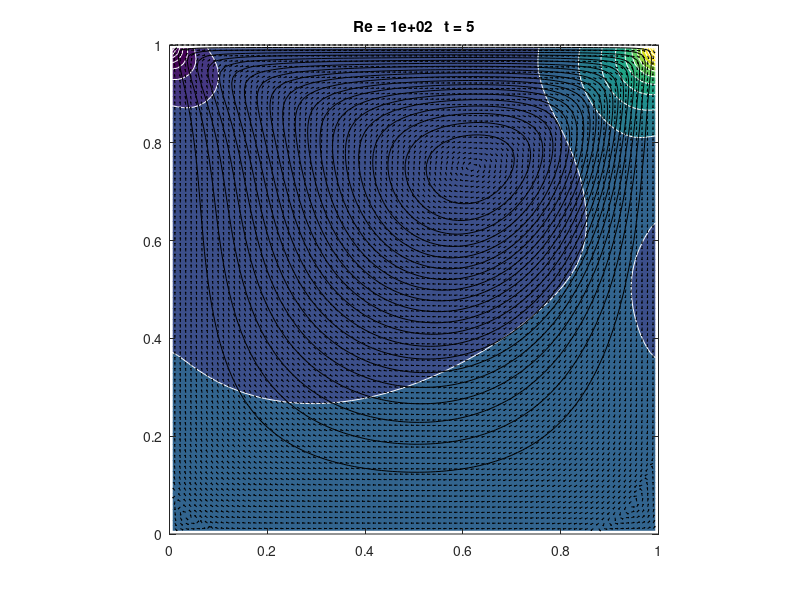

Here is the MATLAB script that generated this plot:
function mit18086_navierstokes
%MIT18086_NAVIERSTOKES
%    Solves the incompressible Navier-Stokes equations in a
%    rectangular domain with prescribed velocities along the
%    boundary. The solution method is finite differencing on
%    a staggered grid with implicit diffusion and a Chorin
%    projection method for the pressure.
%    Visualization is done by a colormap-isoline plot for
%    pressure and normalized quiver and streamline plot for
%    the velocity field.
%    The standard setup solves a lid driven cavity problem.

% 07/2007 by Benjamin Seibold
%            http://www-math.mit.edu/~seibold/
% Feel free to modify for teaching and learning.
%-----------------------------------------------------------------------
Re = 1e2;     % Reynolds number
dt = 1e-2;    % time step
tf = 5e0;    % final time
lx = 1;       % width of box
ly = 1;       % height of box
nx = 90;      % number of x-gridpoints
ny = 90;      % number of y-gridpoints
obstacle='circle';  % 'circle'
xObs = 0.5; yObs = 0.5;   %Obstacle position
nsteps = 5;  % number of steps with graphic output
%-----------------------------------------------------------------------
nt = ceil(tf/dt); dt = tf/nt;
x = linspace(0,lx,nx+1); hx = lx/nx;
y = linspace(0,ly,ny+1); hy = ly/ny;
[X,Y] = meshgrid(y,x);
%-----------------------------------------------------------------------
% initial conditions
U = zeros(nx-1,ny); V = zeros(nx,ny-1);
% boundary conditions
uN = x*0+1;    vN = avg(x)*0;
uS = x*0;      vS = avg(x)*0;
uW = avg(y)*0; vW = y*0;
uE = avg(y)*0; vE = y*0;
%-----------------------------------------------------------------------

Ubc = dt/Re*([2*uS(2:end-1)' zeros(nx-1,ny-2) 2*uN(2:end-1)']/hx^2+...
      [uW;zeros(nx-3,ny);uE]/hy^2);
Vbc = dt/Re*([vS' zeros(nx,ny-3) vN']/hx^2+...
      [2*vW(2:end-1);zeros(nx-2,ny-1);2*vE(2:end-1)]/hy^2);

fprintf('initialization')
Lp = kron(speye(ny),K1(nx,hx,1))+kron(K1(ny,hy,1),speye(nx));
Lp(1,1) = 3/2*Lp(1,1);
perp = symamd(Lp); Rp = chol(Lp(perp,perp)); Rpt = Rp';
Lu = speye((nx-1)*ny)+dt/Re*(kron(speye(ny),K1(nx-1,hx,2))+...
     kron(K1(ny,hy,3),speye(nx-1)));
peru = symamd(Lu); Ru = chol(Lu(peru,peru)); Rut = Ru';
Lv = speye(nx*(ny-1))+dt/Re*(kron(speye(ny-1),K1(nx,hx,3))+...
     kron(K1(ny-1,hy,2),speye(nx)));
perv = symamd(Lv); Rv = chol(Lv(perv,perv)); Rvt = Rv';
Lq = kron(speye(ny-1),K1(nx-1,hx,2))+kron(K1(ny-1,hy,2),speye(nx-1));
perq = symamd(Lq); Rq = chol(Lq(perq,perq)); Rqt = Rq';

fprintf(', time loop\n--20%%--40%%--60%%--80%%-100%%\n')
figure;
for k = 1:nt
   % treat nonlinear terms
   gamma = min(1.2*dt*max(max(max(abs(U)))/hx,max(max(abs(V)))/hy),1);
   Ue = [uW;U;uE]; Ue = [2*uS'-Ue(:,1) Ue 2*uN'-Ue(:,end)];
   Ve = [vS' V vN']; Ve = [2*vW-Ve(1,:);Ve;2*vE-Ve(end,:)];
   Ua = avg(Ue')'; Ud = diff(Ue')'/2;
   Va = avg(Ve);   Vd = diff(Ve)/2;
   UVx = diff(Ua.*Va-gamma*abs(Ua).*Vd)/hx;
   UVy = diff((Ua.*Va-gamma*Ud.*abs(Va))')'/hy;
   Ua = avg(Ue(:,2:end-1));   Ud = diff(Ue(:,2:end-1))/2;
   Va = avg(Ve(2:end-1,:)')'; Vd = diff(Ve(2:end-1,:)')'/2;
   U2x = diff(Ua.^2-gamma*abs(Ua).*Ud)/hx;
   V2y = diff((Va.^2-gamma*abs(Va).*Vd)')'/hy;
   U = U-dt*(UVy(2:end-1,:)+U2x);
   V = V-dt*(UVx(:,2:end-1)+V2y);
   
   % implicit viscosity
   rhs = reshape(U+Ubc,[],1);
   u(peru) = Ru\(Rut\rhs(peru));
   U = reshape(u,nx-1,ny);
   rhs = reshape(V+Vbc,[],1);
   v(perv) = Rv\(Rvt\rhs(perv));
   V = reshape(v,nx,ny-1);
   
   % pressure correction
   rhs = reshape(diff([uW;U;uE])/hx+diff([vS' V vN']')'/hy,[],1);
   p(perp) = -Rp\(Rpt\rhs(perp));
   P = reshape(p,nx,ny);
   U = U-diff(P)/hx;
   V = V-diff(P')'/hy;
   
   % visualization
   if floor(25*k/nt)>floor(25*(k-1)/nt), fprintf('.'), end
   if k==1|floor(nsteps*k/nt)>floor(nsteps*(k-1)/nt)
      % stream function
      rhs = reshape(diff(U')'/hy-diff(V)/hx,[],1);
      q(perq) = Rq\(Rqt\rhs(perq));
      Q = zeros(nx+1,ny+1);
      Q(2:end-1,2:end-1) = reshape(q,nx-1,ny-1);
      clf, contourf(avg(x),avg(y),P',20,'w-'), hold on
      contour(x,y,Q',20,'k-');
      Ue = [uS' avg([uW;U;uE]')' uN'];
      Ve = [vW;avg([vS' V vN']);vE];
      Len = sqrt(Ue.^2+Ve.^2+eps);
      quiver(x,y,(Ue./Len)',(Ve./Len)',.4,'k-')
      hold off, axis equal, axis([0 lx 0 ly])
      p = sort(p); caxis(p([8 end-7]))
      title(sprintf('Re = %0.1g   t = %0.2g',Re,k*dt))
      drawnow
   end
end
fprintf('\n')

%=======================================================================

function B = avg(A,k)
if nargin<2, k = 1; end
if size(A,1)==1, A = A'; end
if k<2, B = (A(2:end,:)+A(1:end-1,:))/2; else, B = avg(A,k-1); end
if size(A,2)==1, B = B'; end

function A = K1(n,h,a11)
% a11: Neumann=1, Dirichlet=2, Dirichlet mid=3;
A = spdiags([-1 a11 0;ones(n-2,1)*[-1 2 -1];0 a11 -1],-1:1,n,n)'/h^2;
